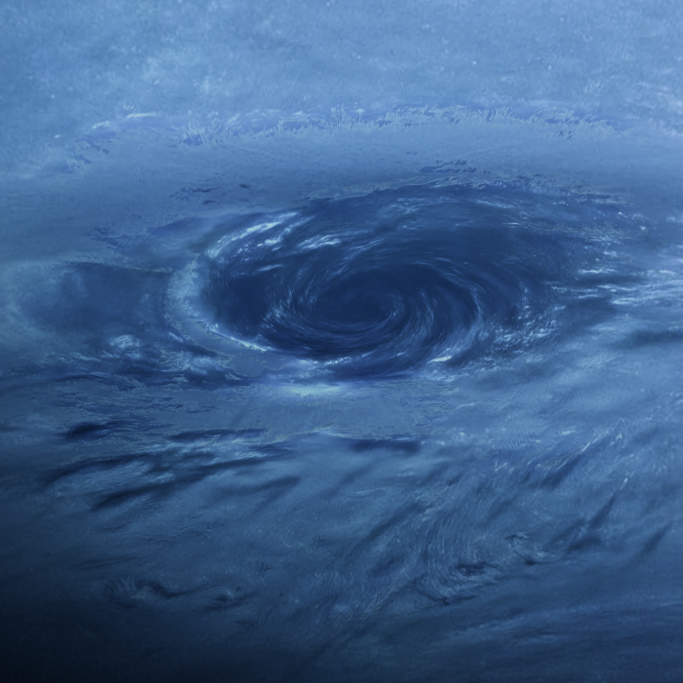
#> input picture assets-src/neptune/place/masters/globe-26.jpg, 2048 x 2048 px (shown at 1/3 size)
$ python pair.py masters/globe-26.jpg masters/take-10.jpg out.png masters/take-10.jpg masters/take-10.jpg
#> lines starting #> are read from the running program, lines starting #| are printed output that depends on the picture
"""S1 check: the globe side from the twin beside the close side at the same frame.

Usage: python3 assets-src/neptune/place/pair.py GLOBE.png CLOSE.png OUT.jpg [GLOBE_TEXELS.png CLOSE_TEXELS.png]
Writes the two frames side by side over a row with the globe's edges in red on the close frame and a split view.
With the two texels views (green = a pixel of the body) it prints where the horizon lies in each, column by column.
"""
import sys

import cv2
import numpy as np

a = cv2.imread(sys.argv[1])
#> a is the input picture: shape (2048, 2048, 3); mean B, G, R 141.8, 98.1, 63
b = cv2.imread(sys.argv[2])
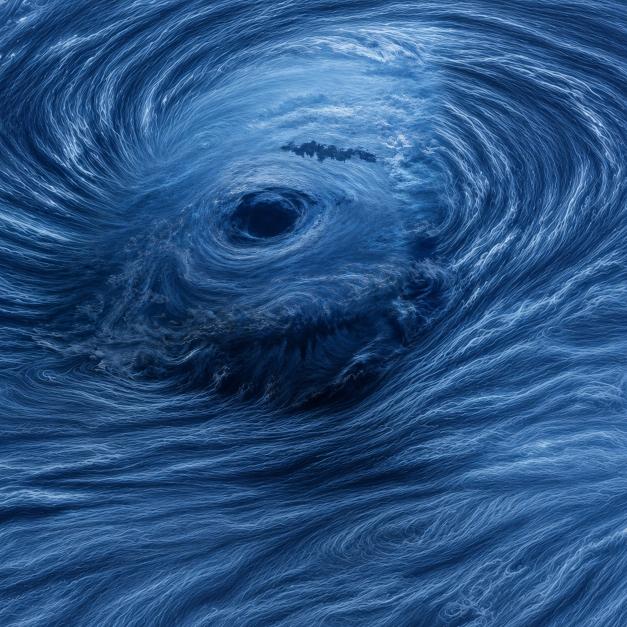
#> input picture assets-src/neptune/place/masters/take-10.jpg, 1254 x 1254 px (shown at 1/2 size)
#> b is the input picture: shape (1254, 1254, 3); mean B, G, R 131.8, 83.2, 41.4
h, w = a.shape[:2]
#> h = 2048; w = 2048


def edges(x):
    g = cv2.GaussianBlur(cv2.cvtColor(x, cv2.COLOR_BGR2GRAY), (0, 0), 1.5)
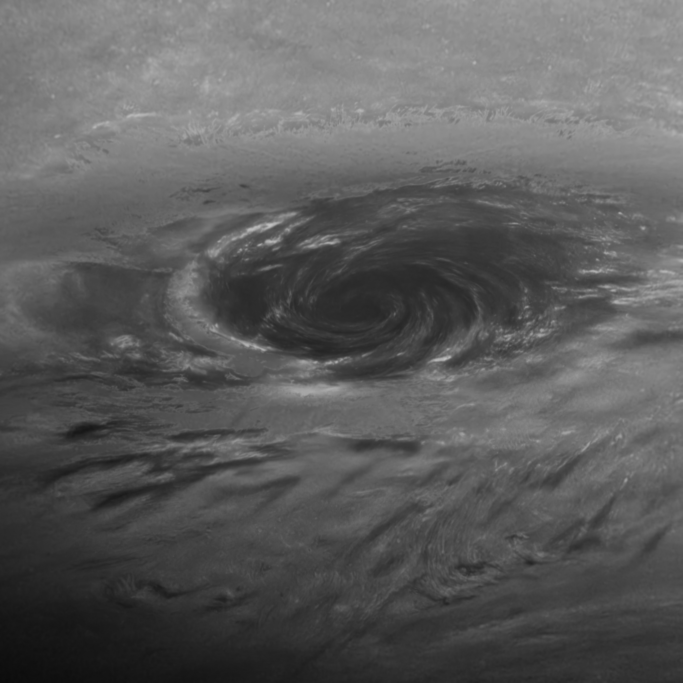
#> g: shape (2048, 2048) (shown at 1/3 size); min 11, max 196, mean 92.6
    return cv2.Canny(g, 20, 50)
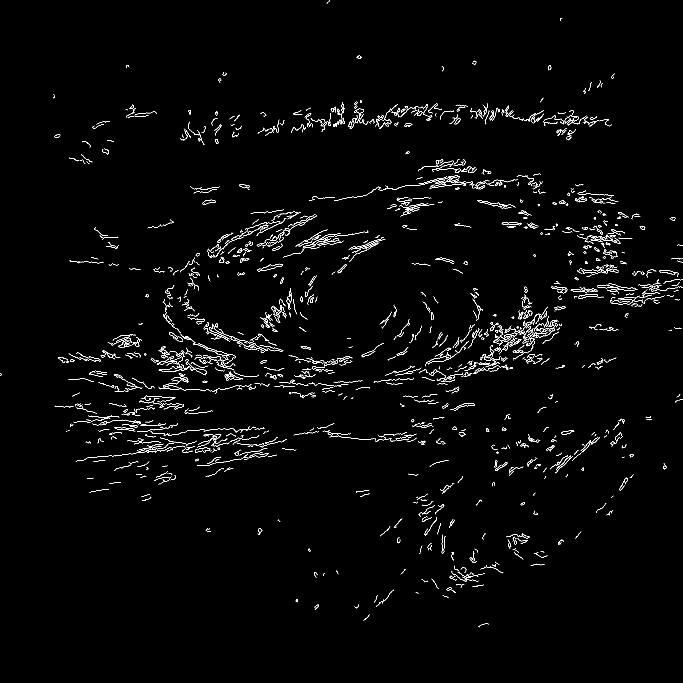
#> returned value: shape (2048, 2048) (shown at 1/3 size); 1.3% white in thin lines or dots


over = b.copy()
#> (the run stopped early here; a loop or call above may not have finished)
